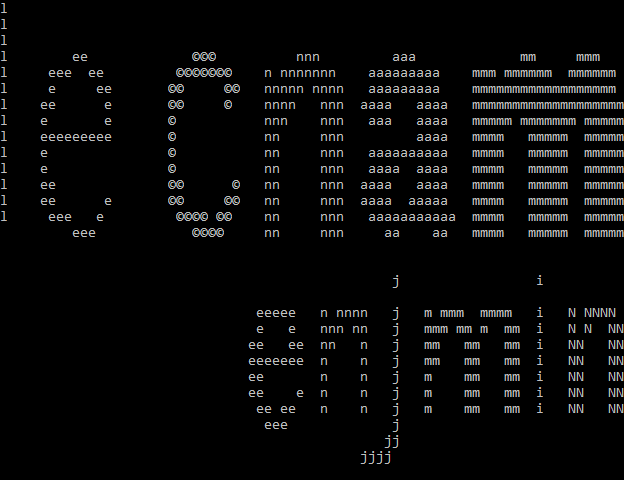

This is a level from a 2D game, rendered from its Tiled map with the project's own tilesets. A one-line summary and the map file follow, with tile-layer data summarised:
An orthogonal 78x30 tile map with 8x16 px tiles, 1 tile layer (Calque de Tile 1) and 2 objects (Red, White).

<map version="1.0" tiledversion="1.0.3" orientation="orthogonal" renderorder="left-up" width="78" height="30" tilewidth="8" tileheight="16" nextobjectid="6">
 <tileset firstgid="1" source="../../Tools/Texture.tsx" />
 <layer name="Calque de Tile 1" width="78" height="30">
  <data>[2340 cells, 2340 non-empty, 10 distinct tile ids]</data>
 </layer>
 <objectgroup name="Calque d'objets 1">
  <object id="2" name="red" type="Red" x="0" y="0" width="624" height="240" />
  <object id="3" name="white" type="White" x="240" y="256" width="384" height="224" />
 </objectgroup>
</map>
